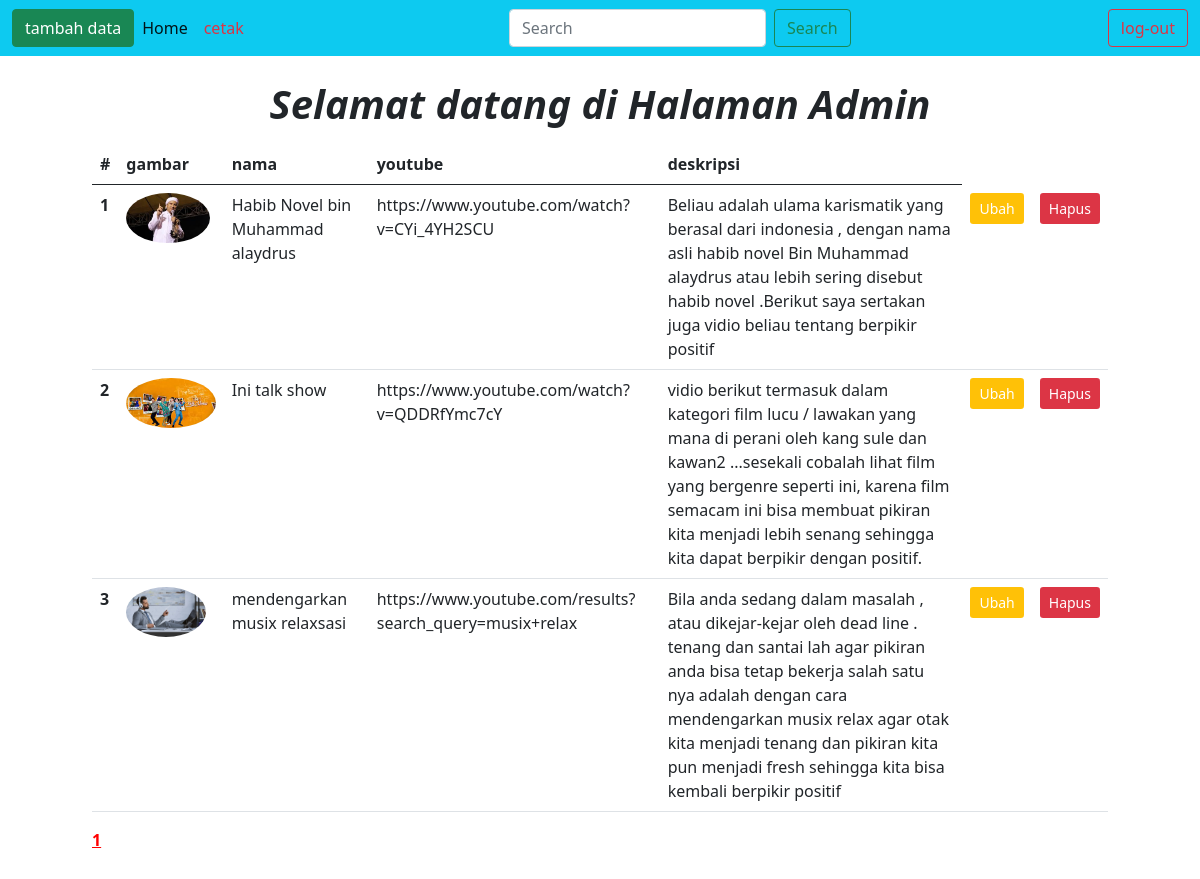
Page /Tubes/halamanadmin.php (signed in) on the committed database.
### tables this page shows
CREATE TABLE `tugas_besar` (
  `id` int(11) NOT NULL,
  `gambar` varchar(200) NOT NULL,
  `nama` varchar(200) NOT NULL,
  `deskripsi` varchar(500) NOT NULL,
  `youtube` varchar(200) NOT NULL
);

### Tubes/function.php (called while the page is built, shortened)
<?php
function koneksi() {
    $conn = mysqli_connect('localhost', 'root', '', 'tubes') or die('KONEKSI GAGAL!');
    return $conn;
}
function query($query) {
    $conn = koneksi();
    $result = mysqli_query($conn, $query) or die(mysqli_error($conn));
    $rows = [];
    while($row = mysqli_fetch_assoc($result)) {
    $rows[] = $row;
    }
    return $rows;
}

### Tubes/halamanadmin.php (the view, shortened to what this page needs)
<?php
require 'function.php';
$jumlahdataperhalaman = 3;
$jumlahdata = count(query("SELECT * FROM tugas_besar") );
$jumlahhalaman = ceil($jumlahdata / $jumlahdataperhalaman);
$halamanaktive = (isset ($_GET["halaman"]) ) ? $_GET["halaman"] : 1;
$awaldata = ($jumlahdataperhalaman * $halamanaktive) - $jumlahdataperhalaman;
$tubes = query("SELECT * FROM tugas_besar LIMIT $awaldata, $jumlahdataperhalaman");
?>
<!doctype html>
<html lang="en">
  <head>
    <link href="https://cdn.jsdelivr.net/npm/bootstrap@5.0.2/dist/css/bootstrap.min.css" rel="stylesheet">
  </head>
  <body>
    <div class="container">
    <nav class="navbar navbar-expand-lg navbar-light bg-info fixed-top " >
      <div class="container-fluid">
      <a href="tambah.php" class="btn btn-success tambah" >tambah data</a>
        <div class="collapse navbar-collapse" id="navbarSupportedContent">
          <ul class="navbar-nav me-auto mb-2 mb-lg-0">
            <li class="nav-item">
              <a class="nav-link active" aria-current="page" href="halamanadmin.php">Home</a>
            </li>
            <li class="nav-item">
              <a class="nav-link text-danger" href="cetak.php" target="_blank">cetak</a>
            </li>
          </ul>
          <form action="" method="get" class="d-flex navbar-nav me-auto mb-2 mb-lg-0">
            <input class="form-control me-2 " type="search" placeholder="Search" aria-label="Search" id
            ="keyword"/>
            <button class="btn btn-outline-success" type="submit" name="cari" id="tombol-cari">Search</button>
          </form>
          <div>
          <a class="btn btn-outline-danger" href="logout.php" class="logout text-end">log-out</a>
          </div>
        </div>
      </div>
    </nav>
        <h1 class="text-black fw-bold text-center m-3 fst-italic" >Selamat datang di Halaman Admin</h1>
  <div id="container">
        <table class="table">
  <thead>
    <tr>
      <th scope="col">#</th>
      <th scope="col">gambar</th>
      <th scope="col">nama</th>
      <th scope="col">youtube</th>
      <th scope="col">deskripsi</th>
    </tr>
  </thead>
  <tbody>
  <?php $i = 1; foreach($tubes as $tbs) { ?>
              <tr>
                <th scope="row"><?= $i++; ?></th>
                <td>
	 	              	<img src="img/<?php echo $tbs['gambar'] ?>" class = "rounded-circle" height = "50px" >
                </td>
                <td><?php echo $tbs['nama'] ?></td>
                 <td> <?php echo $tbs['youtube']; ?> </td>
                 <td> <?php echo $tbs['deskripsi']; ?> </td>
                <td>
                  <a href="ubah.php?id=<?= $tbs["id"] ?>" class="btn btn-sm text-white bg-warning">Ubah</a>
                </td>
                <td><a href="hapus.php?id=<?= $tbs["id"] ?>" class="btn btn-sm text-white bg-danger"
                  onclick="return confirm('apakah anda yaqin?');">Hapus</a></td>
              </tr>
              <?php } ?>
  </tbody>
</table>
  </div>
        <?php for( $i=1 ; $i <= $jumlahhalaman; $i++) : ?>
          <?php if ($i == $halamanaktive): ?>
            <a href="?halaman=<?php echo $i; ?>" style="font-weight: bold ; color: red;"> <?php echo $i; ?> </a>
            <?php else :?>
              <a href="?halaman=<?php echo $i; ?>"> <?php echo $i; ?> </a>
              <?php endif; ?>
          <?php endfor; ?>
    </div>
  </body>
</html>

### Tubes/halamanadmin.php (style rules this page uses)
body { margin:80px; }

### rows in the picture
tugas_besar: gambar (picture), nama "Habib Novel bin Muhammad alaydrus", youtube "https://www.youtube.com/watch?v=CYi_4YH2SCU", deskripsi "Beliau adalah ulama karismatik yang berasal dari indonesia , dengan nama asli habib novel Bin Muhammad alaydrus atau lebih sering disebut habib novel .Berikut saya sertakan juga vidio beliau tentang berpikir positif"
tugas_besar: gambar (picture), nama "Ini talk show", youtube "https://www.youtube.com/watch?v=QDDRfYmc7cY", deskripsi "vidio berikut termasuk dalam kategori film lucu / lawakan yang mana di perani oleh kang sule dan kawan2 ...sesekali cobalah lihat film yang bergenre seperti ini, karena film semacam ini bisa membuat pikiran kita menjadi lebih senang sehingga kita dapat berpikir dengan positif."
tugas_besar: gambar (picture), nama "mendengarkan musix relaxsasi", youtube "https://www.youtube.com/results?search_query=musix+relax", deskripsi "Bila anda sedang dalam masalah , atau dikejar-kejar oleh dead line . tenang dan santai lah agar pikiran anda bisa tetap bekerja salah satu nya adalah dengan cara mendengarkan musix relax agar otak kita menjadi tenang dan pikiran kita pun menjadi fresh sehingga kita bisa kembali berpikir positif"
